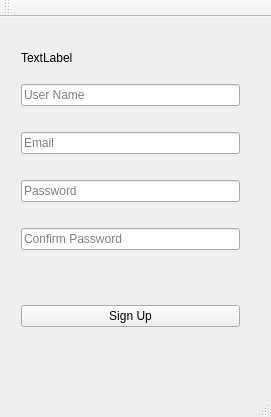
<?xml version="1.0" encoding="UTF-8"?>
<ui version="4.0">
 <class>SignUpWindowClass</class>
 <widget class="QMainWindow" name="SignUpWindowClass">
  <property name="geometry">
   <rect>
    <x>0</x>
    <y>0</y>
    <width>271</width>
    <height>417</height>
   </rect>
  </property>
  <property name="windowTitle">
   <string>SignUpWindow</string>
  </property>
  <widget class="QWidget" name="centralWidget">
   <widget class="QWidget" name="layoutWidget">
    <property name="geometry">
     <rect>
      <x>10</x>
      <y>10</y>
      <width>241</width>
      <height>311</height>
     </rect>
    </property>
    <layout class="QVBoxLayout" name="verticalLayout_2">
     <item>
      <widget class="QLabel" name="logoLabel">
       <property name="minimumSize">
        <size>
         <width>200</width>
         <height>40</height>
        </size>
       </property>
       <property name="text">
        <string>TextLabel</string>
       </property>
      </widget>
     </item>
     <item>
      <layout class="QVBoxLayout" name="verticalLayout">
       <item>
        <widget class="QLineEdit" name="userNameLineEdit">
         <property name="text">
          <string/>
         </property>
         <property name="placeholderText">
          <string>User Name</string>
         </property>
        </widget>
       </item>
       <item>
        <widget class="QLabel" name="userNameErrorLabel">
         <property name="text">
          <string/>
         </property>
        </widget>
       </item>
       <item>
        <widget class="QLineEdit" name="emailLineEdit">
         <property name="text">
          <string/>
         </property>
         <property name="placeholderText">
          <string>Email</string>
         </property>
        </widget>
       </item>
       <item>
        <widget class="QLabel" name="emailErrorLabel">
         <property name="text">
          <string/>
         </property>
        </widget>
       </item>
       <item>
        <widget class="QLineEdit" name="passwordLineEdit">
         <property name="text">
          <string/>
         </property>
         <property name="echoMode">
          <enum>QLineEdit::Normal</enum>
         </property>
         <property name="placeholderText">
          <string>Password</string>
         </property>
        </widget>
       </item>
       <item>
        <widget class="QLabel" name="passwordErrorLabel">
         <property name="text">
          <string/>
         </property>
        </widget>
       </item>
       <item>
        <widget class="QLineEdit" name="confirmPasswordLineEdit">
         <property name="text">
          <string/>
         </property>
         <property name="placeholderText">
          <string>Confirm Password</string>
         </property>
        </widget>
       </item>
       <item>
        <widget class="QLabel" name="confirmPasswordErrorLabel">
         <property name="text">
          <string/>
         </property>
        </widget>
       </item>
       <item>
        <spacer name="verticalSpacer">
         <property name="orientation">
          <enum>Qt::Vertical</enum>
         </property>
         <property name="sizeHint" stdset="0">
          <size>
           <width>20</width>
           <height>40</height>
          </size>
         </property>
        </spacer>
       </item>
       <item>
        <widget class="QLabel" name="generalErrorLabel">
         <property name="text">
          <string/>
         </property>
        </widget>
       </item>
       <item>
        <widget class="QPushButton" name="signUpButton">
         <property name="text">
          <string>Sign Up</string>
         </property>
        </widget>
       </item>
      </layout>
     </item>
    </layout>
   </widget>
  </widget>
  <widget class="QMenuBar" name="menuBar">
   <property name="geometry">
    <rect>
     <x>0</x>
     <y>0</y>
     <width>271</width>
     <height>22</height>
    </rect>
   </property>
  </widget>
  <widget class="QToolBar" name="mainToolBar">
   <attribute name="toolBarArea">
    <enum>TopToolBarArea</enum>
   </attribute>
   <attribute name="toolBarBreak">
    <bool>false</bool>
   </attribute>
  </widget>
  <widget class="QStatusBar" name="statusBar"/>
 </widget>
 <layoutdefault spacing="6" margin="11"/>
 <resources/>
 <connections/>
</ui>
